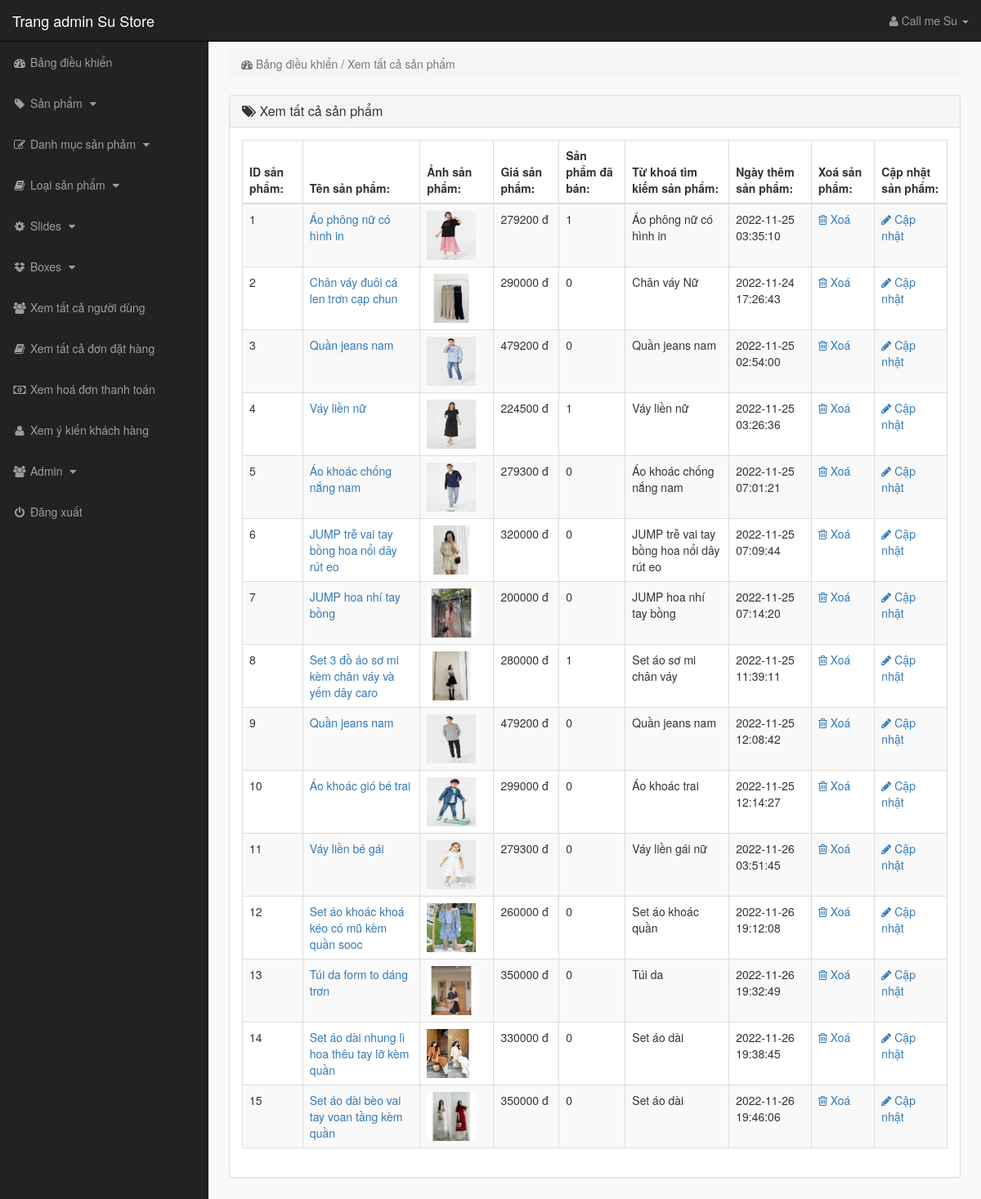
Page /admin_area/index.php?view_products (signed in) on the committed database.
### tables this page shows
CREATE TABLE `products` (
  `product_id` int(10) NOT NULL,
  `p_cat_id` int(10) NOT NULL,
  `cat_id` int(10) NOT NULL,
  `date` timestamp NOT NULL DEFAULT current_timestamp() ON UPDATE current_timestamp(),
  `product_title` text NOT NULL,
  `product_img1` text NOT NULL,
  `product_img2` text NOT NULL,
  `product_img3` text NOT NULL,
  `product_price` int(10) NOT NULL,
  `product_keywords` text NOT NULL,
  `product_desc` text NOT NULL,
  `product_label` text NOT NULL,
  `product_sale` int(100) NOT NULL
);

### admin_area/view_products.php (the view)
<?php
    if(!isset($_SESSION['admin_username'])){
        echo "<script>window.open('login.php','_self')</script>";
    }else{
?>
<div class="row">
    <div class="col-lg-12">
        <ol class="breadcrumb">
            <li class="active">
                <i class="fa fa-dashboard"></i> Bảng điều khiển / Xem tất cả sản phẩm
            </li>
        </ol>
    </div>
</div>
<div class="row">
    <div class="col-lg-12">
        <div class="panel panel-default">
            <div class="panel-heading">
               <h3 class="panel-title">
                   <i class="fa fa-tags"></i>  Xem tất cả sản phẩm
               </h3>
            </div>
            <div class="panel-body">
                <div class="table-responsive">
                    <table class="table table-striped table-bordered table-hover">
                        <thead>
                            <tr>
                                <th> ID sản phẩm: </th>
                                <th> Tên sản phẩm: </th>
                                <th> Ảnh sản phẩm: </th>
                                <th> Giá sản phẩm: </th>
                                <th> Sản phẩm đã bán: </th>
                                <th> Từ khoá tìm kiếm sản phẩm: </th>
                                <th> Ngày thêm sản phẩm: </th>
                                <th> Xoá sản phẩm: </th>
                                <th> Cập nhật sản phẩm: </th>
                            </tr>
                        </thead>
                        <tbody>
                            <?php
                                $i=0;
                                $get_pro = "select * from products";
                                $run_pro = mysqli_query($con,$get_pro);
                                while($row_pro=mysqli_fetch_array($run_pro)){
                                    $pro_id = $row_pro['product_id'];
                                    $pro_title = $row_pro['product_title'];
                                    $pro_img1 = $row_pro['product_img1'];
                                    $pro_price = $row_pro['product_price'];
                                    $pro_keywords = $row_pro['product_keywords'];
                                    $pro_date = $row_pro['date'];
                                    $i++;
                            ?>
                            <tr>
                                <td> <?php echo $i; ?> </td>
                                <td> <a href="../details.php?pro_id=<?php echo $pro_id; ?>" target="_blank" ><?php echo $pro_title; ?></a> </td>
                                <td> <a href="../details.php?pro_id=<?php echo $pro_id; ?>" target="_blank" ><img src="product_images/<?php echo $pro_img1; ?>" width="60" height="60"></a></td>
                                <td> <?php echo $pro_price; ?> đ </td>
                                <td> <?php
                                        $get_sold = "select * from pending_orders where product_id='$pro_id'";
                                        $run_sold = mysqli_query($con,$get_sold);
                                        $count = mysqli_num_rows($run_sold);
                                        echo $count;
                                     ?>
                                </td>
                                <td> <?php echo $pro_keywords; ?> </td>
                                <td> <?php echo $pro_date ?> </td>
                                <td>
                                     <a href="index.php?delete_product=<?php echo $pro_id; ?>">
                                        <i class="fa fa-trash-o"></i> Xoá
                                     </a>
                                </td>
                                <td>
                                     <a href="index.php?edit_product=<?php echo $pro_id; ?>">
                                        <i class="fa fa-pencil"></i> Cập nhật
                                     </a>
                                </td>
                            </tr>
                            <?php } ?>
                        </tbody>
                    </table>
                </div>
            </div>
        </div>
    </div>
</div>
<?php } ?>

### admin_area/includes/sidebar.php (shortened to what this page needs)
<?php
    if(!isset($_SESSION['admin_username'])){
        echo "<script>window.open('login.php','_self')</script>";
    }else{
?>
<nav class="navbar navbar-inverse navbar-fixed-top">
    <div class="navbar-header">
        <a href="index.php?dashboard" class="navbar-brand">Trang admin Su Store</a>
    </div>
    <ul class="nav navbar-right top-nav">
        <li class="dropdown">
            <a href="#" class="dropdown-toggle" data-toggle="dropdown">
                <i class="fa fa-user"></i> <?php echo $admin_name;  ?> <b class="caret"></b>
            </a>
        </li>
    </ul>
    <div class="collapse navbar-collapse navbar-ex1-collapse">
        <ul class="nav navbar-nav side-nav">
            <li>
                <a href="index.php?dashboard">
                        <i class="fa fa-fw fa-dashboard"></i> Bảng điều khiển
                </a>
            </li>
            <li>
                <a href="#" data-toggle="collapse" data-target="#products">
                        <i class="fa fa-fw fa-tag"></i> Sản phẩm
                        <i class="fa fa-fw fa-caret-down"></i>
                </a>
            </li>
            <li>
                <a href="#" data-toggle="collapse" data-target="#p_cat">
                        <i class="fa fa-fw fa-edit"></i> Danh mục sản phảm
                        <i class="fa fa-fw fa-caret-down"></i>
                </a>
            </li>
            <li>
                <a href="#" data-toggle="collapse" data-target="#cat">
                        <i class="fa fa-fw fa-book"></i> Loại sản phẩm
                        <i class="fa fa-fw fa-caret-down"></i>
                </a>
            </li>
            <li>
                <a href="#" data-toggle="collapse" data-target="#slides">
                        <i class="fa fa-fw fa-gear"></i> Slides
                        <i class="fa fa-fw fa-caret-down"></i>
                </a>
            </li>
            <li>
                <a href="#" data-toggle="collapse" data-target="#boxes">
                        <i class="fa fa-fw fa-dropbox"></i> Boxes
                        <i class="fa fa-fw fa-caret-down"></i>
                </a>
            </li>
            <li>
                <a href="index.php?view_customers">
                    <i class="fa fa-fw fa-users"></i> Xem tất cả người dùng
                </a>
            </li>
            <li>
                <a href="index.php?view_orders">
                    <i class="fa fa-fw fa-book"></i> Xem tất cả đơn đặt hàng
                </a>
            </li>
            <li>
                <a href="index.php?view_payments">
                    <i class="fa fa-fw fa-money"></i> Xem hoá đơn thanh toán
                </a>
            </li>
            <li>
                <a href="index.php?view_sender">
                    <i class="fa fa-fw fa-user"></i> Xem ý kiến khách hàng
                </a>
            </li>
            <li>
                <a href="#" data-toggle="collapse" data-target="#users">
                        <i class="fa fa-fw fa-users"></i> Admin
                        <i class="fa fa-fw fa-caret-down"></i>
                </a>
            </li>
            <li>
                <a href="logout.php">
                    <i class="fa fa-fw fa-power-off"></i> Đăng xuất
                </a>
            </li>
        </ul>
    </div>
</nav>
<?php } ?>

### admin_area/css/style.css (style rules this page uses)
body { margin-top: 100px; }
@media (min-width: 768px) { body { margin-top: 50px; } }
.top-nav>li { float: left; display: inline-block; }
.top-nav>li>a { color: #999999; line-height: 20px; padding-top: 15px; padding-bottom: 15px; padding-right: 30px; }
@media (min-width: 768px) { .side-nav { position: fixed; top: 51px; bottom: 0; width: 255px; overflow-y: auto; overflow-x: hidden; background-color: #222222; padding-bottom: 40px; border-radius: 0; } }
@media (min-width: 768px) { .side-nav>li>a { width: 255px; } }
.panel-body { border-radius: 5px; }

### rows in the picture
products: product_title "Áo phông nữ có hình in", product_img1 (picture), product_price "279200", count "1", product_keywords "Áo phông nữ có hình in", date "2022-11-25 03:35:10"
products: product_title "Chân váy đuôi cá len trơn cạp chun", product_img1 (picture), product_price "290000", count "0", product_keywords "Chân váy Nữ", date "2022-11-24 17:26:43"
products: product_title "Quần jeans nam", product_img1 (picture), product_price "479200", count "0", product_keywords "Quần jeans nam", date "2022-11-25 02:54:00"
products: product_title "Váy liền nữ", product_img1 (picture), product_price "224500", count "1", product_keywords "Váy liền nữ", date "2022-11-25 03:26:36"
products: product_title "Áo khoác chống nắng nam", product_img1 (picture), product_price "279300", count "0", product_keywords "Áo khoác chống nắng nam", date "2022-11-25 07:01:21"
products: product_title "JUMP trễ vai tay bồng hoa nổi dây rút eo", product_img1 (picture), product_price "320000", count "0", product_keywords "JUMP trễ vai tay bồng hoa nổi dây rút eo", date "2022-11-25 07:09:44"
products: product_title "JUMP hoa nhí tay bồng", product_img1 (picture), product_price "200000", count "0", product_keywords "JUMP hoa nhí tay bồng", date "2022-11-25 07:14:20"
products: product_title "Set 3 đồ áo sơ mi kèm chân váy và yếm dây caro", product_img1 (picture), product_price "280000", count "1", product_keywords "Set áo sơ mi chân váy", date "2022-11-25 11:39:11"
products: product_title "Quần jeans nam", product_img1 (picture), product_price "479200", count "0", product_keywords "Quần jeans nam", date "2022-11-25 12:08:42"
products: product_title "Áo khoác gió bé trai", product_img1 (picture), product_price "299000", count "0", product_keywords "Áo khoác trai", date "2022-11-25 12:14:27"
products: product_title "Váy liền bé gái", product_img1 (picture), product_price "279300", count "0", product_keywords "Váy liền gái nữ", date "2022-11-26 03:51:45"
products: product_title "Set áo khoác khoá kéo có mũ kèm quần sooc", product_img1 (picture), product_price "260000", count "0", product_keywords "Set áo khoác quần", date "2022-11-26 19:12:08"
products: product_title "Túi da form to dáng trơn", product_img1 (picture), product_price "350000", count "0", product_keywords "Túi da", date "2022-11-26 19:32:49"
products: product_title "Set áo dài nhung lì hoa thêu tay lỡ kèm quần", product_img1 (picture), product_price "330000", count "0", product_keywords "Set áo dài", date "2022-11-26 19:38:45"
products: product_title "Set áo dài bèo vai tay voan tầng kèm quần", product_img1 (picture), product_price "350000", count "0", product_keywords "Set áo dài", date "2022-11-26 19:46:06"

### other values in the picture
$admin_name "Call me Su"
